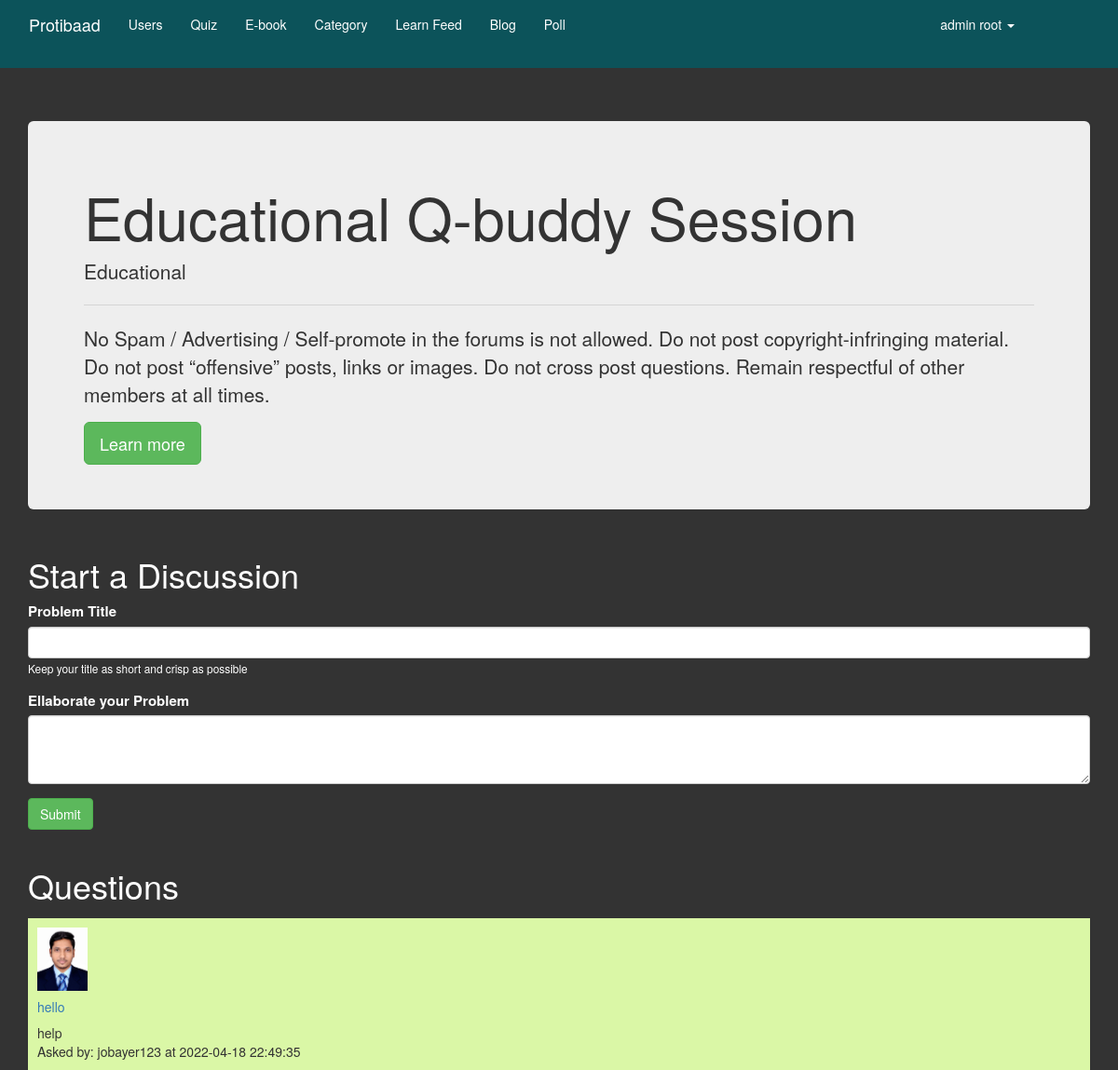
/dashboard/threadlist.php?catid=1 (signed in), run on the app's committed database.
### tables this page shows
CREATE TABLE `q_category` (
  `q_category_id` int(8) NOT NULL,
  `q_category_name` varchar(300) NOT NULL,
  `q_category_des` varchar(400) NOT NULL,
  `q_category_date` datetime NOT NULL DEFAULT current_timestamp()
);

CREATE TABLE `threads` (
  `thread_id` int(7) NOT NULL,
  `thread_title` varchar(300) NOT NULL,
  `thread_desc` text NOT NULL,
  `thread_cat_id` int(7) NOT NULL,
  `thread_date` datetime NOT NULL DEFAULT current_timestamp(),
  `thread_user_id` int(7) NOT NULL
);

CREATE TABLE `users` (
  `id` int(11) NOT NULL,
  `username` varchar(225) NOT NULL,
  `name` varchar(225) NOT NULL,
  `about` varchar(300) NOT NULL DEFAULT 'N/A',
  `role` varchar(225) NOT NULL,
  `email` varchar(225) NOT NULL,
  `token` varchar(225) NOT NULL,
  `gender` varchar(225) NOT NULL,
  `password` varchar(225) NOT NULL,
  `course` varchar(225) NOT NULL,
  `image` varchar(225) NOT NULL DEFAULT 'profile.jpg',
  `joindate` varchar(225) NOT NULL
);

### dashboard/threadlist.php (the view, shortened to what this page needs)
<?php include('includes/adminheader.php');  ?>
<?php include 'includes/adminnav.php'; ?>
<?php
$id = $_GET['catid'];
$sql = "SELECT * FROM `q_category` WHERE q_category_id=$id";
$result = mysqli_query($conn, $sql);
while ($row = mysqli_fetch_assoc($result)) {
    $catname = $row['q_category_name'];
    $catdesc = $row['q_category_des'];
}
?>
<div class="container my-4" style="padding-top: 80px;">
    <div class="jumbotron">
        <h1 class="display-4"><?php echo $catname; ?> Q-buddy Session</h1>
        <p class="lead"> <?php echo $catdesc; ?></p>
        <hr class="my-4">
        <p>No Spam / Advertising / Self-promote in the forums is not allowed. Do not
            post copyright-infringing material. Do not post “offensive” posts, links or images. Do not cross post
            questions. Remain respectful of other members at all times.</p>
        <a class="btn btn-success btn-lg" href="#" role="button">Learn more</a>
    </div>
</div>
<div class="container">
    <h1 class="py-2" style="color:#fff;">Start a Discussion</h1>
    <form action="<?php echo $_SERVER["REQUEST_URI"] ?>" method="post">
        <div class="form-group" style="color:#fff;">
            <label for="exampleInputEmail1" style="font-size:15px" style="color:#fff;">Problem Title</label>
            <input type="text" class="form-control" id="title" name="title" aria-describedby="emailHelp">
            <small id="emailHelp" class="form-text text-muted" style="color:#fff;">Keep your title as short and crisp as
                possible</small>
        </div>
        <div class="form-group" style="color:#fff;">
            <label for="exampleFormControlTextarea1" style="font-size:15px" >Ellaborate your Problem</label>
            <textarea class="form-control" id="desc" name="desc" rows="3"></textarea>
        </div>
        <button type="submit" class="btn btn-success" >Submit</button>
    </form>
</div>
<div class="container mb-5" id="ques" style="padding-top: 20px;">
    <h1 class="py-2" style="color:#fff;"> Questions</h1>
    <?php
    $id = $_GET['catid'];
    $sql = "SELECT * FROM `threads` WHERE thread_cat_id=$id";
    $result = mysqli_query($conn, $sql);
    while ($row = mysqli_fetch_assoc($result)) {
        $id = $row['thread_id'];
        $title = $row['thread_title'];
        $desc = $row['thread_desc'];
        $thread_time = $row['thread_date'];
        $thread_user_id = $row['thread_user_id'];
        $sql2 = "SELECT * FROM `users` WHERE id='$thread_user_id'";
        $result2 = mysqli_query($conn, $sql2);
        $row2 = mysqli_fetch_assoc($result2);
        $image = $row2['image'];
        echo '<div class="media my-3" style="background: #DAF7A6; padding: 10px">
        <img src="profilepics/' . $image . '" width="54px" class="mr-3" alt="...">
        <div class="media-body">' .
            '<h5 class="mt-0"> <a class="text-dark" href="thread.php?threadid=' . $id . '">' . $title . ' </a></h5>
           ' . $desc . ' </div>' . '<div class="font-weight-bold my-0"> Asked by: ' . $row2['username'] . ' at ' . $thread_time . '</div>' .
            '</div>';
    }
    ?>
</div>
</body>
</html>

### dashboard/css/sb-admin.css (style rules this page uses)
body { margin-top: 100px; background-color: #222; }
@media (min-width: 768px) { body { margin-top: 50px; } }

### data on the page
q_category: q_category_name "Educational", q_category_des "Educational"
threads: users.image (picture), thread_title "hello", thread_desc "help", users.username "jobayer123", thread_date "2022-04-18 22:49:35"

### other printed values
$_SESSION['name'] "admin root"
